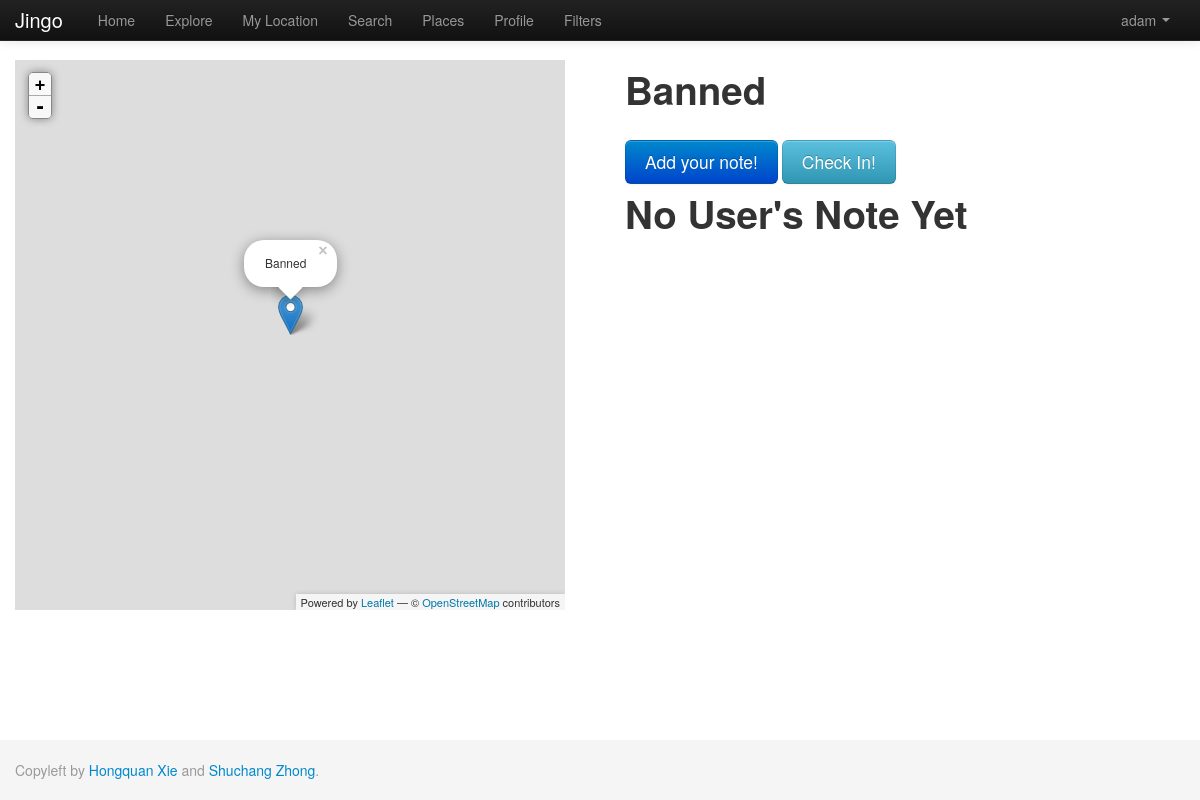
The page /index.php/home/place?pid=4 (signed in) on the database as committed earlier.
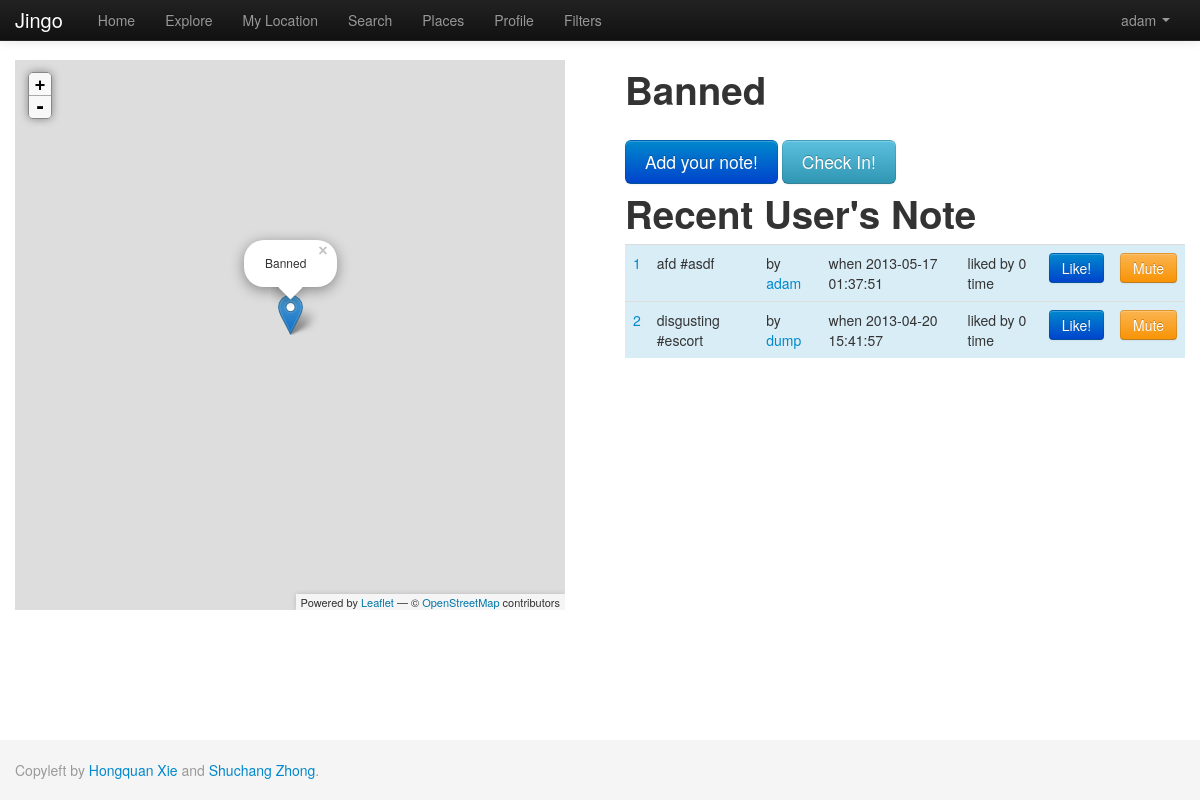
The same page on the database as committed later.
### tables this page shows
CREATE TABLE IF NOT EXISTS `note` (
  `nid` int(11) NOT NULL AUTO_INCREMENT,
  `uid` int(11) DEFAULT NULL,
  `pid` int(11) DEFAULT NULL,
  `text_body` varchar(1000) DEFAULT NULL,
  `keyword` varchar(200) DEFAULT NULL,
  `dt_inserted` datetime DEFAULT NULL,
  `dt_edited` timestamp NOT NULL DEFAULT CURRENT_TIMESTAMP,
  `active` tinyint(1) NOT NULL DEFAULT '1',
  `s_from` datetime DEFAULT '0000-00-00 00:00:00',
  `s_to` datetime DEFAULT '0000-00-00 00:00:00',
  `repeat_flag` tinyint(1) DEFAULT '0',
  `sunday` tinyint(1) DEFAULT '0',
  `monday` tinyint(1) DEFAULT '0',
  `tuesday` tinyint(1) DEFAULT '0',
  `wednesday` tinyint(1) DEFAULT '0',
  `thursday` tinyint(1) DEFAULT '0',
  `friday` tinyint(1) DEFAULT '0',
  `saturday` tinyint(1) DEFAULT '0',
  `public` tinyint(1) NOT NULL,
  PRIMARY KEY (`nid`)
);

CREATE TABLE IF NOT EXISTS `user` (
  `uid` int(11) NOT NULL AUTO_INCREMENT,
  `uname` varchar(50) NOT NULL,
  `email` varchar(50) NOT NULL,
  `password` varchar(50) NOT NULL,
  `dt_inserted` datetime NOT NULL,
  `dt_edited` timestamp NOT NULL DEFAULT '0000-00-00 00:00:00' ON UPDATE CURRENT_TIMESTAMP,
  `first_name` varchar(50) NOT NULL,
  `last_name` varchar(50) NOT NULL,
  `gender` tinyint(1) DEFAULT NULL,
  `photo` varchar(100) DEFAULT NULL,
  `description` varchar(1000) NOT NULL,
  `last_latitude` float NOT NULL DEFAULT '0',
  `last_longitude` float NOT NULL DEFAULT '0',
  `current_state` varchar(50) NOT NULL,
  `active` tinyint(1) NOT NULL DEFAULT '1',
  PRIMARY KEY (`uid`),
  UNIQUE KEY `email` (`email`,`uname`)
);

### application/controllers/home.php (called while the page is built, shortened)
<?php
class Home extends CI_Controller{
    public function __construct(){
        $this->load->helper('view_helper');
        $this->load->view('header');
    }
    public function place(){
        $pid = $this->input->get('pid');
        $this->load ->model('Place');
        $this->Place->pid = $pid;
        $place = current($this->Place->get());
        $data['place']=$place;
        if($place){
            $this->load->model('Note');
            $this->Note->pid = $pid;
            $this->Note->order_by = 'note_dt_inserted desc';
            $note = $this->Note->get();
			$this->load->model('Like_note');
			$likeCount = $this->Like_note->countLike();
			$likeCountArray = [];
			foreach($likeCount as $sinleLikeCount){
				$likeCountArray[$sinleLikeCount['nid']]=intval($sinleLikeCount['time']);
			}
			foreach($note as $k=>$singleNote){
				if(array_key_exists($singleNote['nid'],$likeCountArray)) {
					$note[$k]['time']=$likeCountArray[$singleNote['nid']];
				} else {
					$note[$k]['time']=0;
				}
			}
			usort($note, "my_sort");
            $data['note']=$note;
			$this->load->model('Silent');
			$this->Silent->uid= $_SESSION['user']['uid'];
			$muteNote = $this->Silent->get();
			$muteNid = [];
			foreach($muteNote as $singleMuteNote){
				array_push($muteNid,$singleMuteNote['nid']);
			}
			$data['muteNid']=$muteNid;
			$this->load->model('Like_note');
			$this->Like_note->uid= $_SESSION['user']['uid'];
			$likeNote = $this->Like_note->get();
			$likeNid = [];
			foreach($likeNote as $singleLikeNote){
				array_push($likeNid,$singleLikeNote['nid']);
			}
			$data['likeNid']=$likeNid;
        }
        $this->load->view('place',$data);
        $this->load->view('footer');
    }
}
?>

### index.php (called while the page is built, shortened)
<?php
require_once BASEPATH.'core/CodeIgniter.php';

### application/models/place.php (called while the page is built, shortened)
<?php
class Place extends CI_Model {
    function get($params=null){
		$this->db->select('*');
		$this->db->from('place');
		$where = ' 1=1 ';
		if(isset($this->pid)){
			$where .= ' AND place.pid = '.$this->pid;
		}
		if($params){
			$this->db->where($params);
		}else
			$this->db->where($where, null, false);
		$query = $this->db->get();
        return $query->result_array();
    }
}

### application/models/note.php (called while the page is built, shortened)
<?php
class Note extends CI_Model {
    function get($params=null){
		$this->db->select('*,note.dt_inserted as note_dt_inserted');
		$this->db->from('note');
		$this->db->join('user','user.uid=note.uid');
		$this->db->join('place','place.pid=note.pid');
		$where = ' 1=1 ';
		$newString ='and (note.public = 1 or (note.public = 0 and note.uid in (select current_u from follow where active = "1" and followed_user ='.$_SESSION['user']['uid'].' )))';
		$where .= $newString;
		if(isset($this->pid)){
			$where .= ' AND note.pid = '.$this->pid;
		}
		if($params){
			$params['note.active']=1;
			$this->db->where($params);
		}else
			$this->db->where($where, null, false);
		if(isset($this->order_by))
			$this->db->order_by($this->order_by);
		$query = $this->db->get();
        return $query->result_array();
    }
}

### application/views/place.php (the view, shortened to what this page needs)
<!DOCTYPE html PUBLIC "-//W3C//DTD XHTML 1.0 Strict//EN" "http://www.w3.org/TR/xhtml1/DTD/xhtml1-strict.dtd">
<html>
<head>
    <?php
    echo "<link href=".BASE_URI."assets/css/leaflet.css rel='stylesheet' media='screen'>";
    ?>
</head>
<body>
    <div id="map" style="width: 550px; height: 550px; position: absolute;"></div>
    <div id="content" style="margin-left: 610px">
      <h1><?php echo $place['pname']?></h1>
      <br/>
       <button class="btn btn-large btn-primary" type="button" id="addNoteBtn">Add your note!</button>
       <button class="btn btn-large btn-info" type="button" id="checkin" onclick="checkin(<?php echo $_SESSION['user']['uid'];?>, <?php echo $place['latitude'];?>, <?php echo $place['longitude'];?>,this)">Check In!</button>
      <br/>
      <?php if (count($note)>0) {?>
      <h1>Recent User's Note</h1>
      <table class="table table-hover">
          <?php
          $index = 1;
        foreach($note as $row){
			if (!in_array($row['nid'],$muteNid)){
          ?>
          <tr class="info">
              <td><a href="note?nid=<?php echo $row['nid'];?>"><?php echo $index;$index+=1; ?></a></td>
              <td><?php echo $row['text_body']." #".$row['keyword']; ?></td>
              <td>by <a href="user?uid=<?php echo $row['uid']?>"><?php echo $row['uname']; ?></a></td>
              <td>when <?php echo $row['note_dt_inserted']; ?></td>
			  <td>liked by <?php echo $row['time']; ?> time</td>
			  <?php if (!in_array($row['nid'],$likeNid)) { ?>
			  <td><button class="btn btn-primary" type="button" onclick="likeNote(<?php echo $_SESSION['user']['uid'];?>,<?php echo $row['nid'];?>,this);">Like!</button></td>
			  <?php } else { ?>
			  <td><button class="btn btn-info" type="button">Liked</button></td>
			  <?php } ?>
			  <td><button class="btn btn-warning" type="button" onclick="muteNote(<?php echo $_SESSION['user']['uid'];?>,<?php echo $row['nid'];?>,this);">Mute</button></td>
            </tr>
          <?php
          }}
          ?>
      </table>
      <?php
      } else { echo "<h1>No User's Note Yet</h1>"; }
      ?>
    </div>
</body>
</html>

Rows that differ between the two databases and show on the page:
added note: text_body "afd", keyword "asdf", uid.uname "adam", dt_inserted "2013-05-17 01:37:51", time "0"
now on this page (row edited): note: text_body "disgusting", keyword "escort", uid.uname "dump", dt_inserted "2013-04-20 15:41:57", uid.gender "0"
Other text that changed with them:
text no longer shown: "No User's Note Yet"
text now shown: "Recent User's Note"
